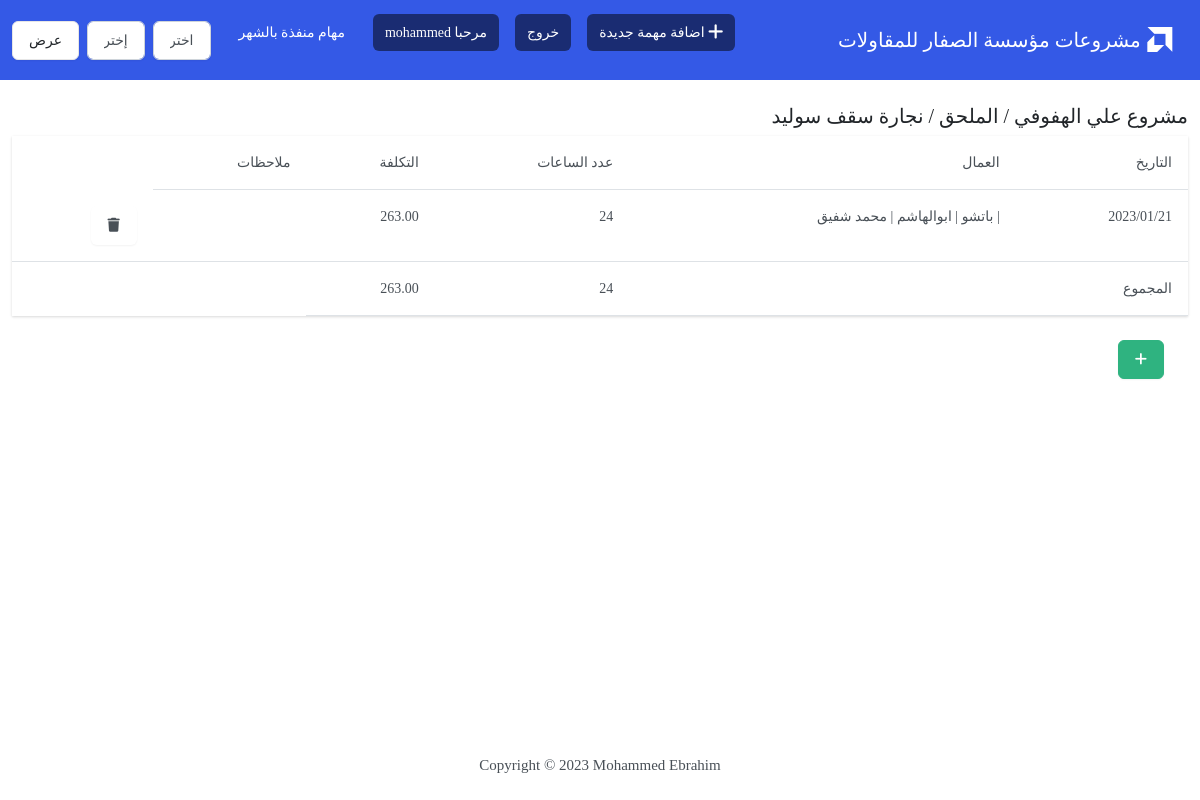
The app's page /showTimeSheet/1 (signed in) with its own data.
### studens/models.py (models this page shows, shortened)
class MissionTimeSheet(models.Model):
    date = models.DateField(default=date.today, verbose_name="التاريخ")
    mission = models.ForeignKey(Mission, on_delete=models.CASCADE, verbose_name="إسم المهمة")
    employee = models.ManyToManyField(Employee, verbose_name="إسم الموظفين")
    nots = models.TextField(null=True, blank=True, verbose_name="ملاحظات")
    @property
    def employee_format(self):
        txt = ""
        for  x in self.employee.all().values_list("name"):
            txt = txt + " | " + str(x[0])
        return txt
    @property
    def employee_count(self):
        x = self.employee.all().values_list("name")
        tottal_hours = len(x) * working_hours
        return tottal_hours
    @property
    def employee_cost(self):
        employeeName =[]
        cost_employe = 0
        for employee in self.employee.all().values_list("name","salary"):
            cost_employe+= (employee[1]/30) + working_lisence_year + igama_year + insurance + electric + cars
        return f"{cost_employe:.2f}"

### studens/views.py (the view)
# urls.py: path("showTimeSheet/<int:id>", views.TimeSheet, name="showTimeSheet"),
def TimeSheet(request,id):
	lis = []
	sta = MissionTimeSheet.objects.filter(mission__id=id)
	for i in sta:
		lis.append(list(i.employee.values_list("name","salary")))
	id_ = id
	conv_list = list(lis)
	target_mission = Mission.objects.get(id = id)
	title = f"{target_mission.project_Name} / {target_mission.project_Stage_format} / {target_mission.project_Job_Type}"
	hours =[]
	costlist =[]
	for item in conv_list:
		cost = 0
		for i in item:
			cost+= (i[1]/30) + working_lisence_year + igama_year + insurance + electric + cars
		hours.append(len(item)*8)
		costlist.append(cost)
	hours = f"{sum(hours):.0f}"
	costlist = f"{sum(costlist):,.2f}"
	return render(request, "studens/showTimeSheet.html", {
		"Mission":sta,
		"hours": hours,
		"costlist":costlist,
		"id_": id_,
		"title": title,
		})

### studens/models.py (called while the page is built)
    def __str__(self):
        return self.name

    def __str__(self):
        return self.name

    def __str__(self):
        return self.name

    @property
    def project_Stage_format(self):
        title =[]
        txt = ""
        for i, x in enumerate(self.stages.all()):
            title.append(x)
            txt = txt + " " + str(title[i])
        return txt

### studens/templates/studens/showTimeSheet.html (shortened to what this page needs)
{% extends "studens/base.html" %}
{% block body %}
<h5>{{ title }}</h5>
  <table class="table">
        <thead>
          <tr>
            <th>التاريخ</th>
            <th>العمال</th>
            <th>عدد الساعات</th>
            <th>التكلفة</th>
            <th>ملاحظات</th>
          </tr>
        </thead>
        <tbody>
        {% for row in Mission %}
          <tr>
            <th>{{ row.date|date:"Y/m/d" }}</th>
              <td>{{ row.employee_format }}</td>
              <td>{{ row.employee_count }}</td>
              <td>{{ row.employee_cost }}</td>
              <td>
              </td>
              <td>
                <button type="button" class="btn btn-brimary" data-bs-toggle="modal" data-bs-target="#deleteTimeSheet{{row.id}}">
                  <i class="fa-solid fa-trash"></i>
                </button>
              </td>
          </tr>
          {% endfor %}
          <tr>
            <td>المجموع</td>
            <td></td>
            <td>{{ hours }}</td>
            <td>{{ costlist }}</td>
          </tr>
        </tbody>
      </table>
      <div class="m-4">
      <a class="btn btn-success" href="{% url 'addTimeSheet' id_ %}">
        <i class="fa-solid fa-plus"></i>
    </a>
    </div>
{% endblock %}

### studens/templates/studens/navbar.html (shortened to what this page needs)
    {% now "Y" as current_year %}
    {% now "m" as current_month %}
<nav class="navbar navbar-expand-lg navbar-dark bg-primary">
  <div class="container-fluid">
    <a class="navbar-brand" href="{% url 'index' %}"><i class="bi bi-amd fa-lg">  </i> مشروعات مؤسسة الصفار للمقاولات</a>
    <div class="collapse navbar-collapse" id="navbarColor01">
      <ul class="navbar-nav me-auto">
        <li class="nav-item">
          <a class="nav-link active" href="{% url 'add' %}">
             اضافة مهمة جديدة
          </a>
        </li>
        {% if user.is_authenticated %}
        <li class="nav-item ">
          <a class="nav-link active" href="{% url 'logout' %}">خروج</a>
        </li>
        <li class="nav-item">
          <p class="nav-link active" >مرحبا {{ user.username }}</p>
        </li>
        {% else %}
        <li class="nav-item">
          <a class="nav-link active" href="{% url 'login' %}">دخول</a></li>
        </li>
        {% endif %}
        <li class="nav-item">
        <label class="nav-link" >مهام منفذة بالشهر</label>
      </li>
    </ul>
    <form class="d-flex col-3" method="POST" action="{% url 'index' %}">
      <select class="form-control me-sm-2" name="input_month">
          <option value={{ current_month }}>اختر الشهر</option>
      </select>
      <select class="form-control me-sm-2" name="input_year">
          <option value={{ current_year }} selected>إختر السنة</option>
      </select>
      <button class="btn btn-secondary me-2" type="submit">عرض</button>
    </form>
  </div>
</div>
  </nav>

### studens/templates/studens/base.html (style rules this page uses)
body { font-family: 'DroidArabicKufiRegular'; font-size: 15px; }

### records on screen
MissionTimeSheet: date "2023/01/21", employee_format "| باتشو | ابوالهاشم | محمد شفيق", employee_count "24", employee_cost "263.00"

### other values on screen
{{ user.username }} "mohammed"
{{ title }} "مشروع علي الهفوفي / الملحق / نجارة سقف سوليد"
{{ hours }} "24"
{{ costlist }} "263.00"
